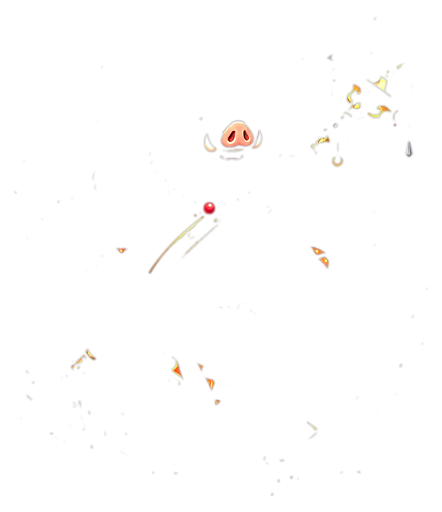
#> input picture art/characters/bajie/bajie_idle.png, 442 x 512 px, found by its file name
$ python prepare_art.py
#> lines starting #> are read from the running program, lines starting #| are printed output that depends on the picture; after the words box and inside, x2 and y2 are one past the last pixel; in counts of white or black regions, pixels touching at a corner belong together
#!/usr/bin/env python3
"""KISS: character plates → transparent PNG (Universal-LPC-style multi-frame swap)."""
from __future__ import annotations

import sys
from pathlib import Path

import numpy as np
from PIL import Image, ImageEnhance, ImageFilter

ROOT = Path(__file__).resolve().parents[1]
OUT = ROOT / "public" / "art" / "characters"
STORE = Path(
    "/cursor/stores/store-024ebf5b-6ade-4751-87db-59c57f95df60"
    "/grok-bot/agents/1771461b-6809-469d-8da1-4754e7daf994/assets"
)
COCOS = Path("/workspace/bajie-downhill/assets/art/characters")

PURPLE_KEYS = [
    np.array([0x1A, 0x12, 0x20], dtype=np.float32),
    np.array([0x36, 0x1E, 0x50], dtype=np.float32),
    np.array([0x22, 0x18, 0x30], dtype=np.float32),
]


def flood_mask(rgb: np.ndarray, tol: float = 52.0) -> np.ndarray:
    h, w, _ = rgb.shape
    visited = np.zeros((h, w), dtype=bool)
    bg = np.zeros((h, w), dtype=bool)
    seeds = [
        (0, 0), (0, w - 1), (h - 1, 0), (h - 1, w - 1),
        (0, w // 2), (h - 1, w // 2), (h // 2, 0), (h // 2, w - 1),
    ]
    stack: list[tuple[int, int]] = []
    for sy, sx in seeds:
        visited[sy, sx] = True
        bg[sy, sx] = True
        stack.append((sy, sx))
    flat = rgb.astype(np.float32)
    chroma = np.full((h, w), False)
    for key in PURPLE_KEYS:
        chroma |= np.linalg.norm(flat - key, axis=2) < tol
    lum = 0.299 * flat[:, :, 0] + 0.587 * flat[:, :, 1] + 0.114 * flat[:, :, 2]
    chroma &= lum < 95
    while stack:
        y, x = stack.pop()
        for dy, dx in ((-1, 0), (1, 0), (0, -1), (0, 1)):
            ny, nx = y + dy, x + dx
            if ny < 0 or nx < 0 or ny >= h or nx >= w or visited[ny, nx]:
                continue
            visited[ny, nx] = True
            d = float(np.linalg.norm(flat[ny, nx] - flat[y, x]))
            if chroma[ny, nx] or d < tol * 0.85:
                bg[ny, nx] = True
                stack.append((ny, nx))
    return bg


def soft_alpha(bg: np.ndarray, feather: int = 2) -> np.ndarray:
    alpha = (~bg).astype(np.uint8) * 255
    a = Image.fromarray(alpha, mode="L")
    a = a.filter(ImageFilter.MinFilter(3))
    a = a.filter(ImageFilter.GaussianBlur(radius=feather))
    return np.array(a)


def crop_content(rgba: np.ndarray, pad: int = 10) -> np.ndarray:
    a = rgba[:, :, 3]
    ys, xs = np.where(a > 20)
    if len(xs) == 0:
        raise ValueError("empty after chroma — check source / tol")
    y0, y1 = max(0, int(ys.min()) - pad), min(rgba.shape[0], int(ys.max()) + 1 + pad)
    x0, x1 = max(0, int(xs.min()) - pad), min(rgba.shape[1], int(xs.max()) + 1 + pad)
    return rgba[y0:y1, x0:x1]


def place_on_canvas(rgba: np.ndarray, canvas_h: int = 512, foot_pad: int = 10) -> Image.Image:
    h, w = rgba.shape[:2]
    scale = (canvas_h - foot_pad * 2) / h
    nh, nw = int(h * scale), int(w * scale)
    im = Image.fromarray(rgba, "RGBA").resize((nw, nh), Image.Resampling.LANCZOS)
    rgb = ImageEnhance.Contrast(ImageEnhance.Brightness(im.convert("RGB")).enhance(1.35)).enhance(1.15)
    lifted = Image.new("RGBA", im.size)
    lifted.paste(rgb, (0, 0))
    lifted.putalpha(im.split()[-1])
    canvas_w = max(nw + 16, int(canvas_h * 0.75))
    canvas = Image.new("RGBA", (canvas_w, canvas_h), (0, 0, 0, 0))
    canvas.paste(lifted, ((canvas_w - nw) // 2, canvas_h - nh - foot_pad), lifted)
    return canvas


def process(src: Path, dst: Path) -> None:
    if not src.exists():
        raise FileNotFoundError(f"missing art source: {src}")
    rgb = np.array(Image.open(src).convert("RGB"))
    bg = flood_mask(rgb)
    alpha = soft_alpha(bg)
    rgba = np.dstack([rgb, alpha])
    rgba[alpha < 8, 3] = 0
    canvas = place_on_canvas(crop_content(rgba))
    dst.parent.mkdir(parents=True, exist_ok=True)
    canvas.save(dst, optimize=True)
    print(f"ok {dst.relative_to(ROOT)} {canvas.size} ← {src.name}")


def split_two(src: Path, left_dst: Path, right_dst: Path) -> None:
    if not src.exists():
        raise FileNotFoundError(f"missing art source: {src}")
    rgb = np.array(Image.open(src).convert("RGB"))
    bg = flood_mask(rgb)
    alpha = soft_alpha(bg)
    rgba = np.dstack([rgb, alpha])
    rgba[alpha < 8, 3] = 0
    xs = np.where(rgba[:, :, 3] > 20)[1]
    if len(xs) == 0:
        raise ValueError(f"empty after chroma: {src}")
    col = (rgba[:, :, 3] > 20).sum(axis=0)
    lo = int(xs.min() + 0.3 * (xs.max() - xs.min()))
    hi = int(xs.min() + 0.7 * (xs.max() - xs.min()))
    best, best_score = (lo + hi) // 2, 10**9
    for x in range(lo, hi):
        score = int(col[max(0, x - 4) : x + 5].sum())
        if score < best_score:
            best_score, best = score, x
    left_dst.parent.mkdir(parents=True, exist_ok=True)
    place_on_canvas(crop_content(rgba[:, :best, :])).save(left_dst, optimize=True)
    place_on_canvas(crop_content(rgba[:, best:, :])).save(right_dst, optimize=True)
    print(f"split {src.name} → {left_dst.name} / {right_dst.name} @{best}")


def main() -> int:
    jobs = [
        ("bajie/bajie_idle.png", COCOS / "bajie/bajie_idle.png"),
        ("bajie/bajie_atk.png", STORE / "f2d0a359bb4c71e0de9f004872acac98bbf7eb18d59764b2582a2c26bc1c87b8.jpg"),
        ("bajie/bajie_hurt.png", STORE / "68f3844ccdaa33943111f04e4539da03a6680b4068fc5921cf99ec389dcf96bd.jpg"),
        ("lianniang/lianniang_idle.png", COCOS / "lianniang/lianniang_idle.png"),
        ("jinghua/boss_jinghua_idle.png", COCOS / "jinghua/boss_jinghua_idle.png"),
        ("jinghua/boss_jinghua_atk.png", STORE / "a2a993e2cf3c075235c9f6dd8440b3f630c38c8bf6223e27f9059938e98abe46.jpg"),
        ("xiaoyao/mobs_trash.png", COCOS / "xiaoyao/mobs_trash.png"),
        ("xiaoyao/mobs_atk.png", STORE / "795e8ca1740abfa117a212754b0a2362df028b9b0364c39b85f736983d970e75.jpg"),
    ]
    for rel, src in jobs:
        process(src, OUT / rel)
#> after the loop in flood_mask, `for sy, sx in seeds:`:
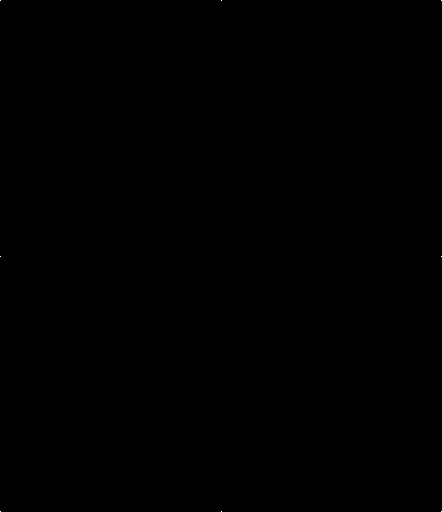
#> bg: shape (512, 442) bool; 0% white in thin lines or dots
#> after the loop in flood_mask, `while stack:`:
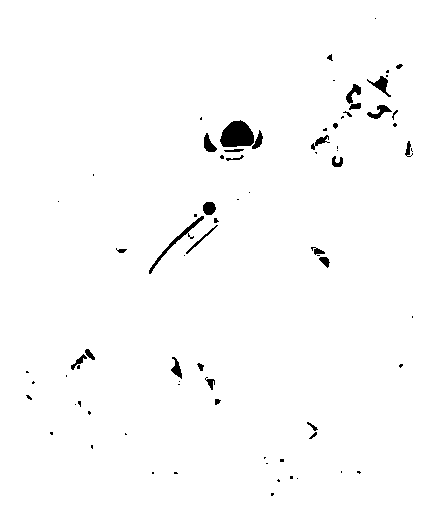
#> bg: shape (512, 442) bool; 98.6% white; 78 black regions (47 under 20 px), largest, box (x1, y1, x2, y2) and area: (220, 120, 254, 147) 697, (149, 216, 204, 274) 288, (367, 76, 391, 97) 174
#> after the loop in flood_mask, `while stack:`:
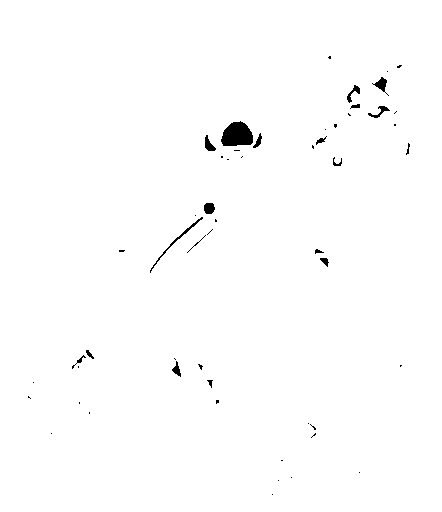
#> visited: shape (512, 442) bool; 99.2% white; 54 black regions (35 under 20 px), largest, box (x1, y1, x2, y2) and area: (221, 121, 253, 146) 610, (150, 217, 203, 273) 148, (372, 77, 389, 96) 111
#> after the loop in flood_mask, `while stack:`: stack = []
#> in soft_alpha, `a = a.filter(ImageFilter.MinFilter(3))`:
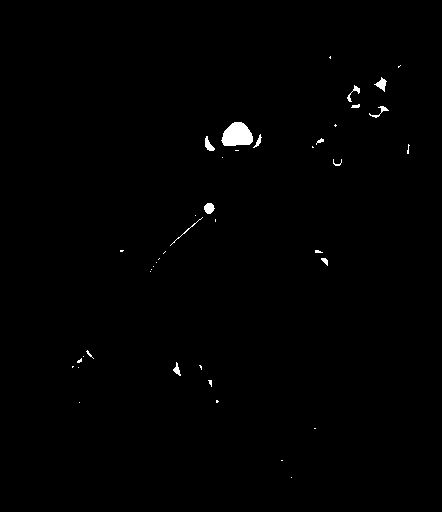
#> a: PIL image 442x512 L; 0.59% white; 42 white regions (29 under 20 px), largest, box (x1, y1, x2, y2) and area: (221, 122, 253, 146) 580, (204, 203, 215, 214) 89, (374, 77, 387, 92) 87
#> in process, `rgba[alpha < 8, 3] = 0`:
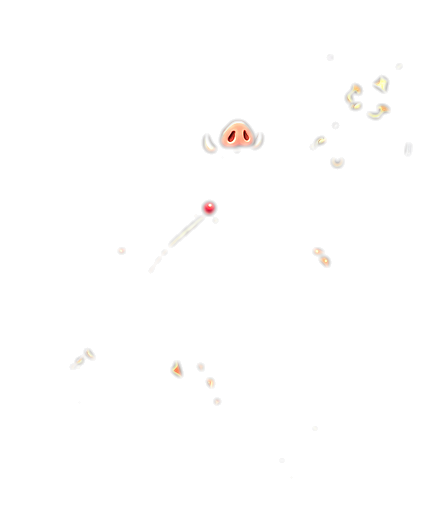
#> rgba: shape (512, 442, 4); mean R, G, B, A 3.1, 2.3, 1.6, 1.5; transparent parts drawn white
#> in crop_content, `ys, xs = np.where(a > 20)`: ys = 3337 values from 55 to 404; xs = 3337 values, max 411 at index 1923, min 71 at index 3084, mean 261.7
#> in crop_content, `y0, y1 = max(0, int(ys.min()) - pad), min(rgba.shape[0], int(ys.max())..`: y0 = 45; y1 = 415
#> in crop_content, `x0, x1 = max(0, int(xs.min()) - pad), min(rgba.shape[1], int(xs.max())..`: x0 = 61; x1 = 422
#> in crop_content, `return rgba[y0:y1, x0:x1]`:
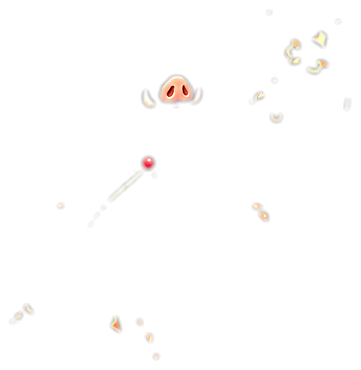
#> returned value: shape (370, 361, 4); mean of channels 0, 1, 2, 3 5, 3.7, 2.5, 2.5; transparent parts drawn white
#> in place_on_canvas, `h, w = rgba.shape[:2]`: h = 370; w = 361
#> in place_on_canvas, `scale = (canvas_h - foot_pad * 2) / h`: scale = 1.33
#> in place_on_canvas, `nh, nw = int(h * scale), int(w * scale)`: nh = 492; nw = 480
#> in place_on_canvas, `rgb = ImageEnhance.Contrast(ImageEnhance.Brightness(im.convert("RGB"))..`:
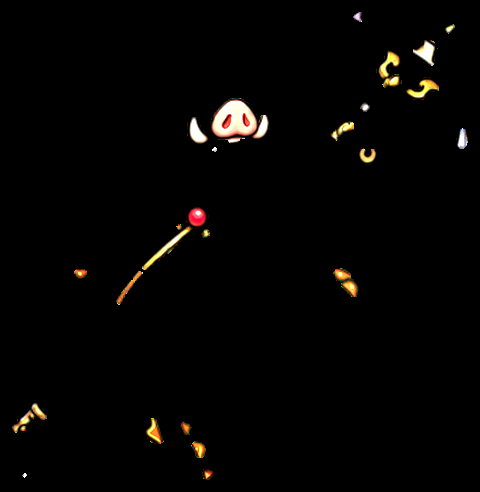
#> rgb: PIL image 480x492 RGB; mean R, G, B 5.2, 4.2, 3
#> in place_on_canvas, `lifted = Image.new("RGBA", im.size)`: lifted: PIL image 480x492 RGBA; every value is 0
#> in place_on_canvas, `canvas_w = max(nw + 16, int(canvas_h * 0.75))`: canvas_w = 496
#> in place_on_canvas, `canvas = Image.new("RGBA", (canvas_w, canvas_h), (0, 0, 0, 0))`: canvas: PIL image 496x512 RGBA; every value is 0
#| ok public/art/characters/bajie/bajie_idle.png (496, 512) ← bajie_idle.png
    split_two(
        COCOS / "xiaoyao/mobs_trash.png",
        OUT / "xiaoyao/mobs_melee.png",
        OUT / "xiaoyao/mobs_ranged.png",
    )
    split_two(
        STORE / "795e8ca1740abfa117a212754b0a2362df028b9b0364c39b85f736983d970e75.jpg",
        OUT / "xiaoyao/mobs_melee_atk.png",
        OUT / "xiaoyao/mobs_ranged_atk.png",
    )
    return 0


if __name__ == "__main__":
#> (the run stopped early here; a loop or call above may not have finished)
